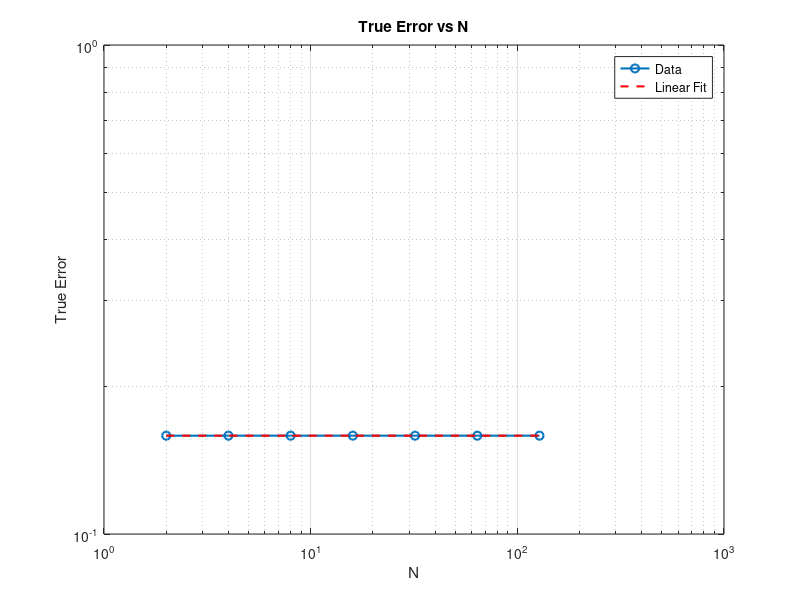

This figure's MATLAB source:
% This code performs numerical integration by dividing a given integration interval
% [a,b] into N segments and performing n-th order polynomial integration in each segment.

clc;clear;clearvars; close all 
format long

a = 0;       
b = 1;
% f = @(x) sin(x)./(1+x);    
f = @(x) sin(x).^3.*cos(x);

N = 2;       
exact = 0.284226985512411;   
n = 4;          

true_errors = zeros(7,1);
index_ = 1;
while N<=128 % loop over various total number of segments
    h = (b-a)/N;    
    Sum = 0;    
    for i = 1:N   % Loop over segments
       % Sub-interval x-values and corresponding y values, (discrete data)
       x = linspace(a + h*(i-1), a + h*i, n+1);
       y = f(x);
       % Calculating coef-vector for sub-interval
       A = flip(polyfit(x,y,n)); % coefficients, order matters
       % Calculate the area under the polynomial p(x)
       Area = 0;
       for j = 1:n+1
          Area = Area + A(j) / j * (x(end)^j - x(1)^j);
       end
       Sum = Sum + Area;
    end
    error = abs(Sum - exact);
    fprintf('N = %d: True Error = %.20e\n', N, error);

    % error log
    true_errors(index_) = error;
    index_ = index_ +1;
    N = N*2;
end

% Given data
N = [2, 4, 8, 16, 32, 64, 128];

% Plot the data
figure;
loglog(N, true_errors, 'o-', 'LineWidth', 1.5);
xlabel('N');
ylabel('True Error');
title('True Error vs N');
grid on;

% Fit a linear regression line to the data
p = polyfit(log(N), log(true_errors), 1);
slope = p(1); % Slope of the linear regression line

% Add the linear regression line to the plot
hold on;
loglog(N, exp(p(2)) * N.^slope, '--', 'Color', 'red', 'LineWidth', 1.5);
legend('Data', 'Linear Fit', 'Location', 'Best');
hold off;

% Display the slope
fprintf('Slope of the linear fit: %.2f\n', slope);

